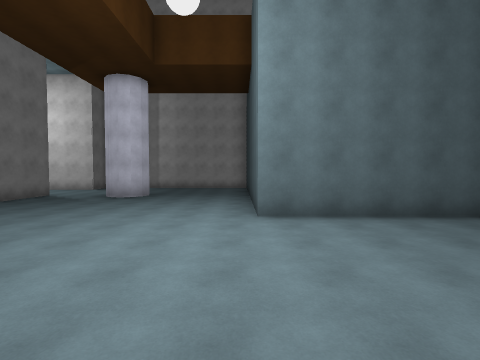
View 1 (above)

24 first-person views from a walk through a 3-D level made in the Unity game engine. The camera is 1.4 m above the floor, tilts 2° down and sees 85° across. The floor is counted in squares, 2 m on a side. Each view is taken from the middle of a square. On the plan, view 1 faces up. The plan holds only what a view shows up to about 9 squares ahead; the rest is blank. The place goes on beyond the plan. The player character is not drawn. Some animated figures are left out.

View 2
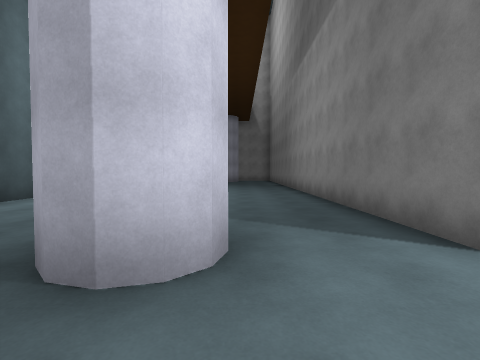

View 3
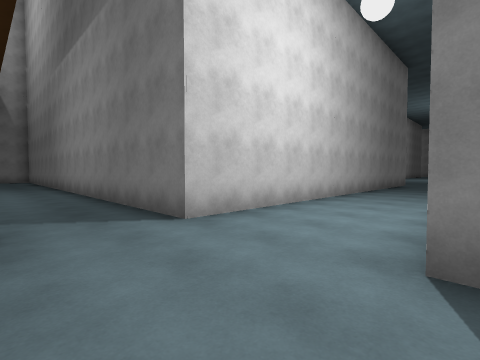

View 4
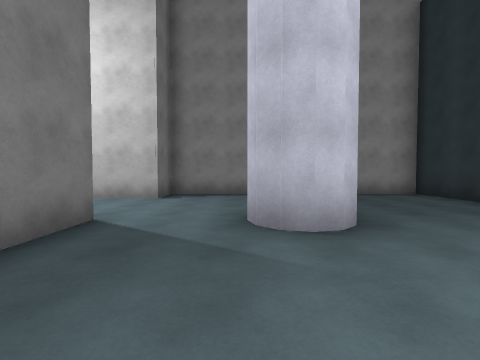

View 5
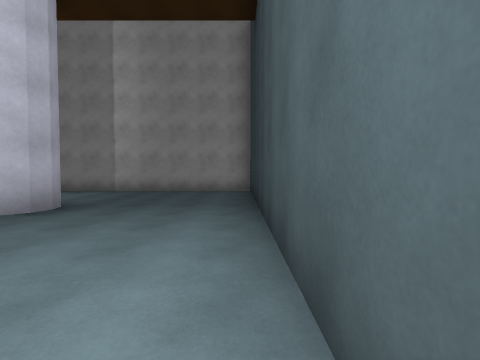

View 6
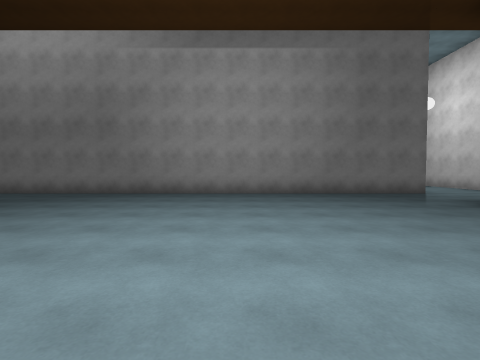

View 7
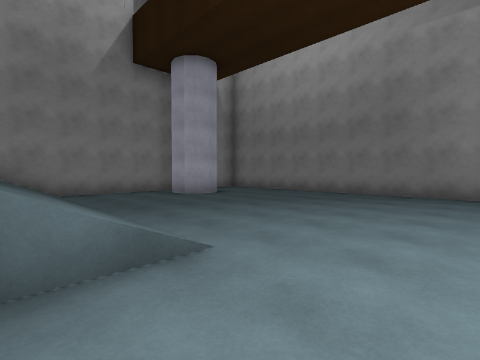

View 8
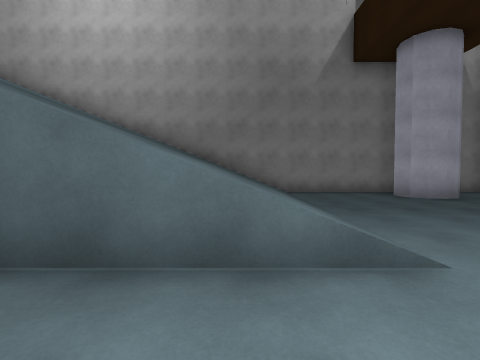

View 9
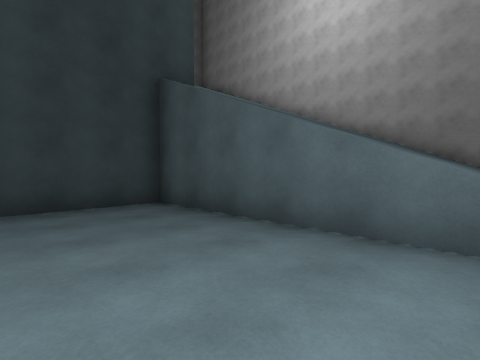

View 10
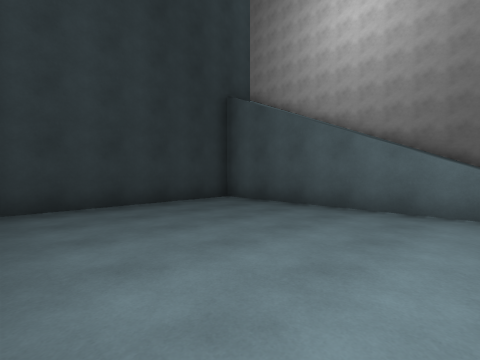

View 11
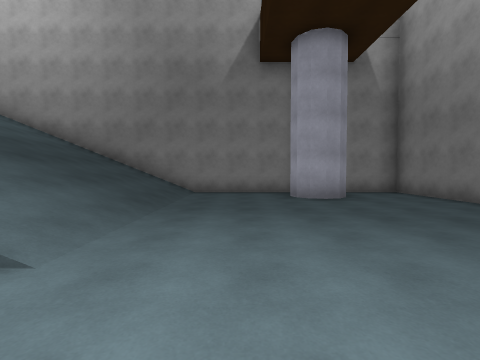

View 12
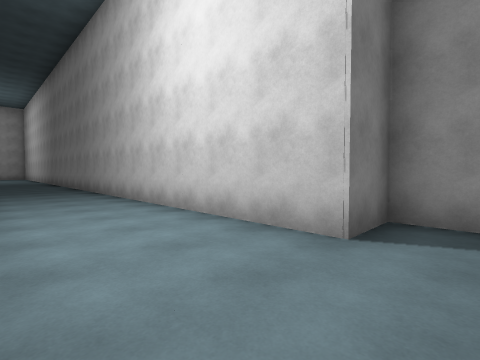

View 13
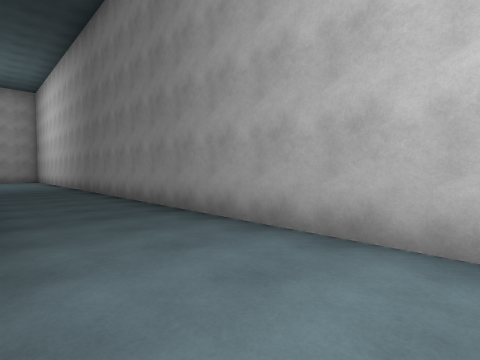

View 14
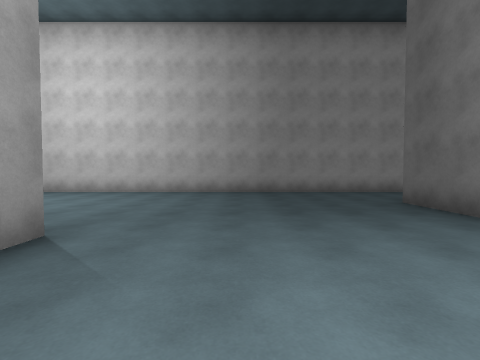

View 15
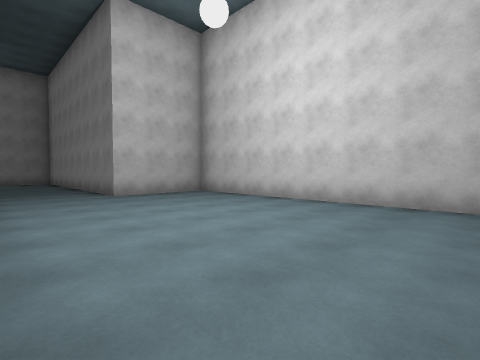

View 16
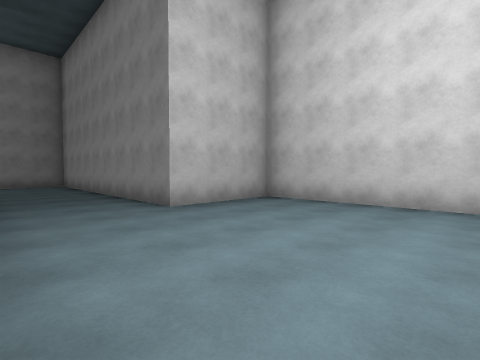

View 17
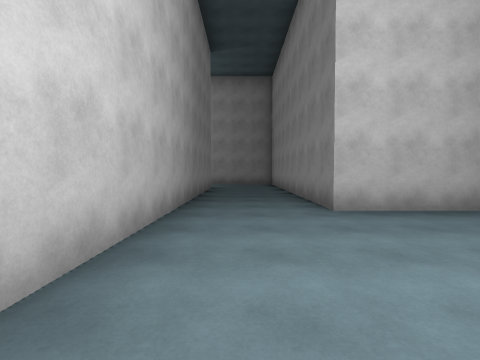

View 18
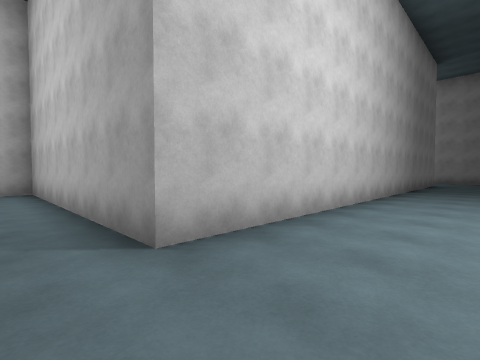

View 19
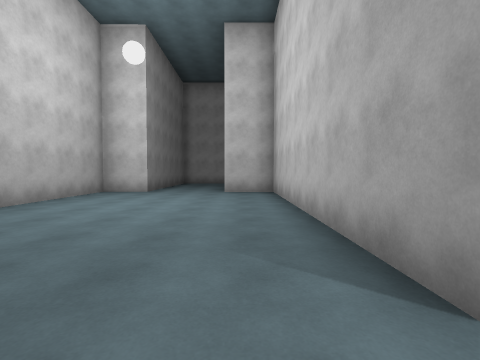

View 20
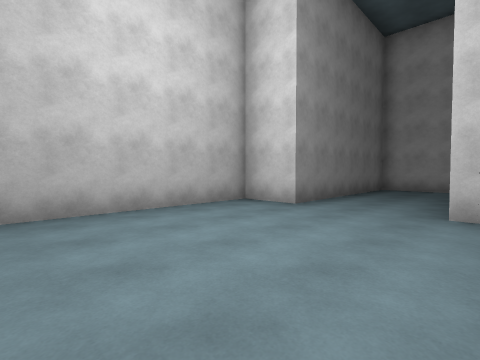

View 21
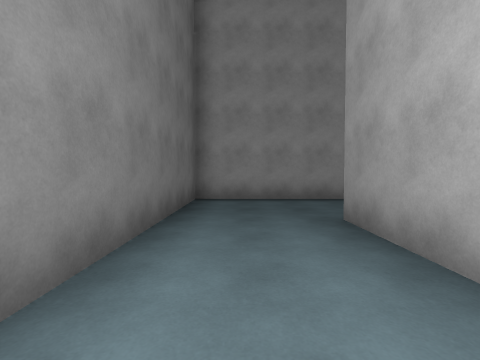

View 22
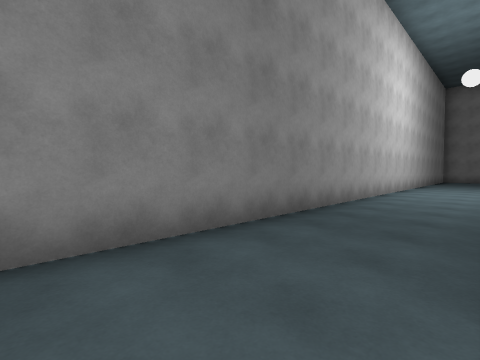

View 23
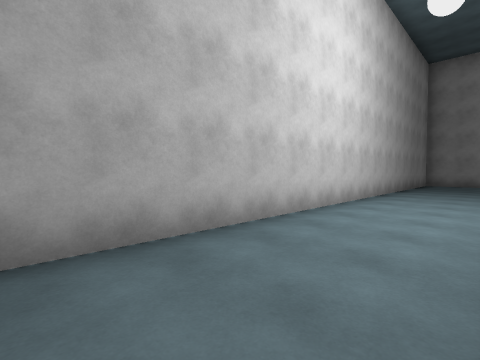

View 24
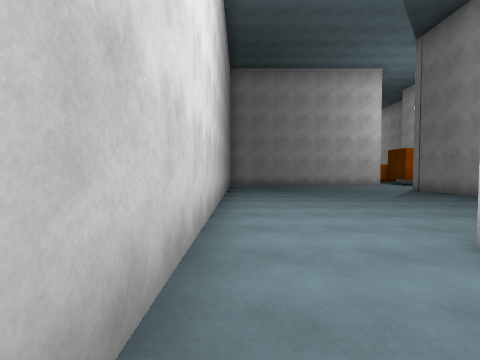

### Floor plan
Key: @ floor where view 1 was taken; # wall or solid block; . floor; / step, stairs or slope.
Columns run from 38 left of view 1 to 8 right of it. Each row starts with its distance up from view 1.
 14                                #########
 13      ###########################.......#
 12      #.................................#
 11      #.................................
 10 ######............................#....
  9 ...................#   #########..#....
  8 ...................#           #.......#
  7  ..................            #.......#
  6  #############....             #.......#
  5              #....             #.......//////#
  4              #.....#           #.............#
  3              #.....#           #.............#
  2              #.....#           #.............#
  1 ###          #.....#           #.............#
  0 ....         #.....#           #......@//////#
 -1 .....        ##..###           #......///////
 -2 ......        #..#             #......////////
 -3 .......#      #..#             #......////////
 -4 .................#             #......///////
 -5 .................#             #..#...////////
 -6 .................#             #..#...////////
 -7 ##################             ################

Where each view was taken, in squares from view 1:
view 1: 0 up, 0 right, facing up
view 2: 12 up, 5 left, facing down
view 3: 13 up, 5 left, facing down-left
view 4: 6 up, 5 left, facing up
view 5: 5 up, 0 right, facing up
view 6: 4 up, 1 right, facing left
view 7: 2 up, 1 right, facing down-left
view 8: 2 up, 1 right, facing down
view 9: 3 up, 1 right, facing down-right
view 10: 5 up, 1 right, facing down-right
view 11: 2 up, 2 left, facing down
view 12: 10 up, 6 left, facing up-left
view 13: 10 up, 12 left, facing up-left
view 14: 4 up, 23 left, facing up
view 15: 7 up, 25 left, facing up-left
view 16: 7 up, 28 left, facing up-left
view 17: 8 up, 28 left, facing left
view 18: 9 up, 24 left, facing down-left
view 19: 8 up, 24 left, facing down
view 20: 4 up, 24 left, facing down-right
view 21: 0 up, 22 left, facing down
view 22: 4 down, 22 left, facing down-left
view 23: 4 down, 27 left, facing down-left
view 24: 6 down, 29 left, facing left
